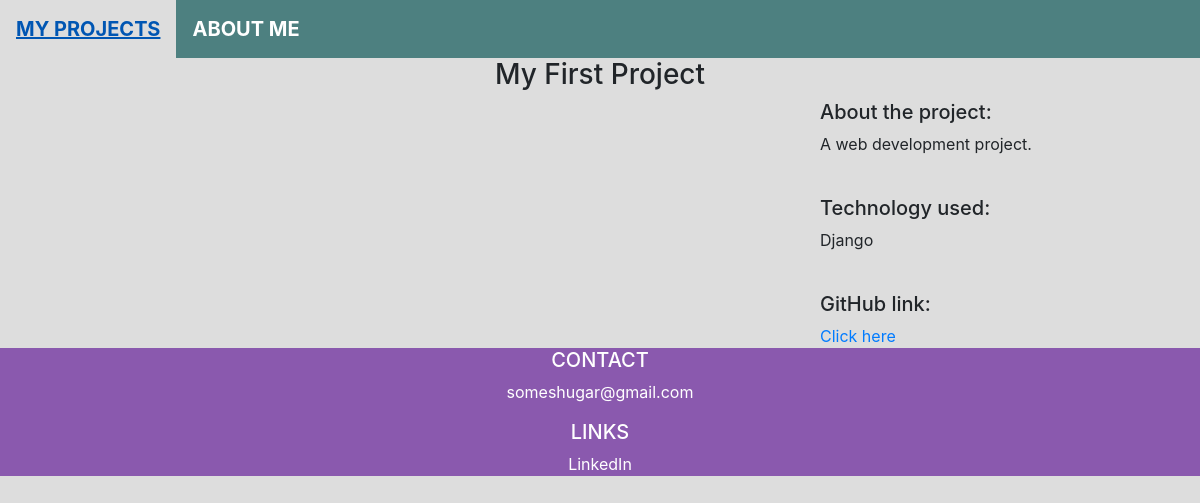
Before: /1/ with the older database file.
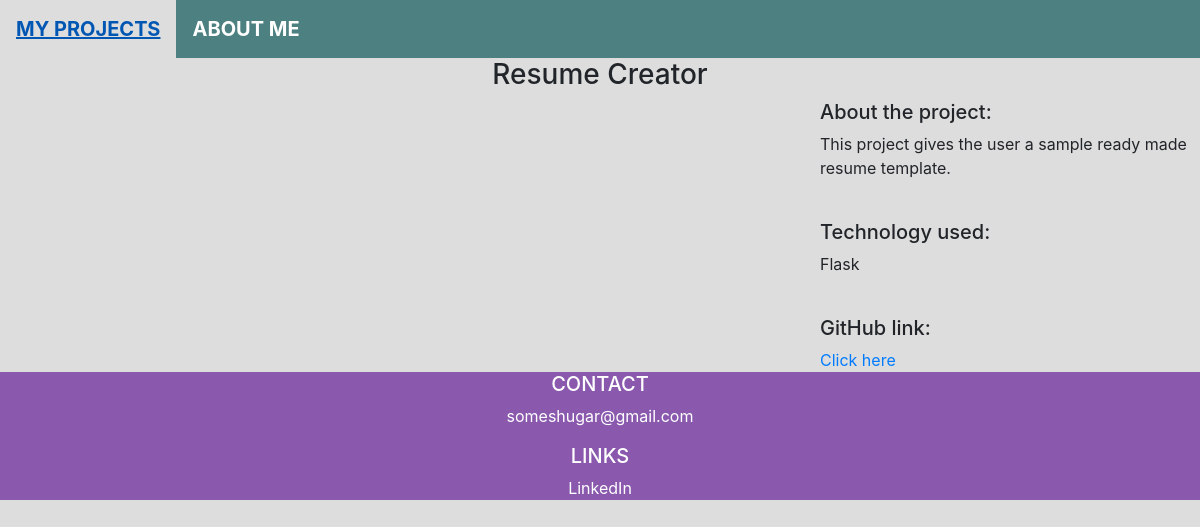
After: the same page with the newer database file.
### projects/models.py (models this page shows)
class Project(models.Model):
    title = models.CharField(max_length=100)
    description = models.TextField()
    technology = models.CharField(max_length=20)
    image = models.FilePathField(path="/img")
    github = models.URLField()

### projects/views.py (the view)
# urls.py: path("<int:pk>/", views.project_detail, name="project_detail"),
def project_detail(request, pk):
    project = Project.objects.get(pk=pk)
    context = {
        'project': project
    }
    return render(request, 'project_detail.html', context)

### projects/templates/project_detail.html (shortened to what this page needs)
{% extends "base.html" %}
{% load static %}
{% block content %}
<h3>{{ project.title }}</h3>
<div class="row">
    <div class="col-md-8">
    </div>
    <div class="col-md-4">
        <h5>About the project:</h5>
        <p>{{ project.description }}</p>
        <br>
        <h5>Technology used:</h5>
        <p>{{ project.technology }}</p>
        <br>
        <h5>GitHub link:</h5>
        <a href = "{{ project.github }}">Click here</a>
    </div>
</div>
{% endblock %}

Changed rows visible on the page:
changed Project: title "My First Project" → "Resume Creator"; description "A web development project." → "This project gives the user a sample ready made resume template."; technology "Django" → "Flask"
